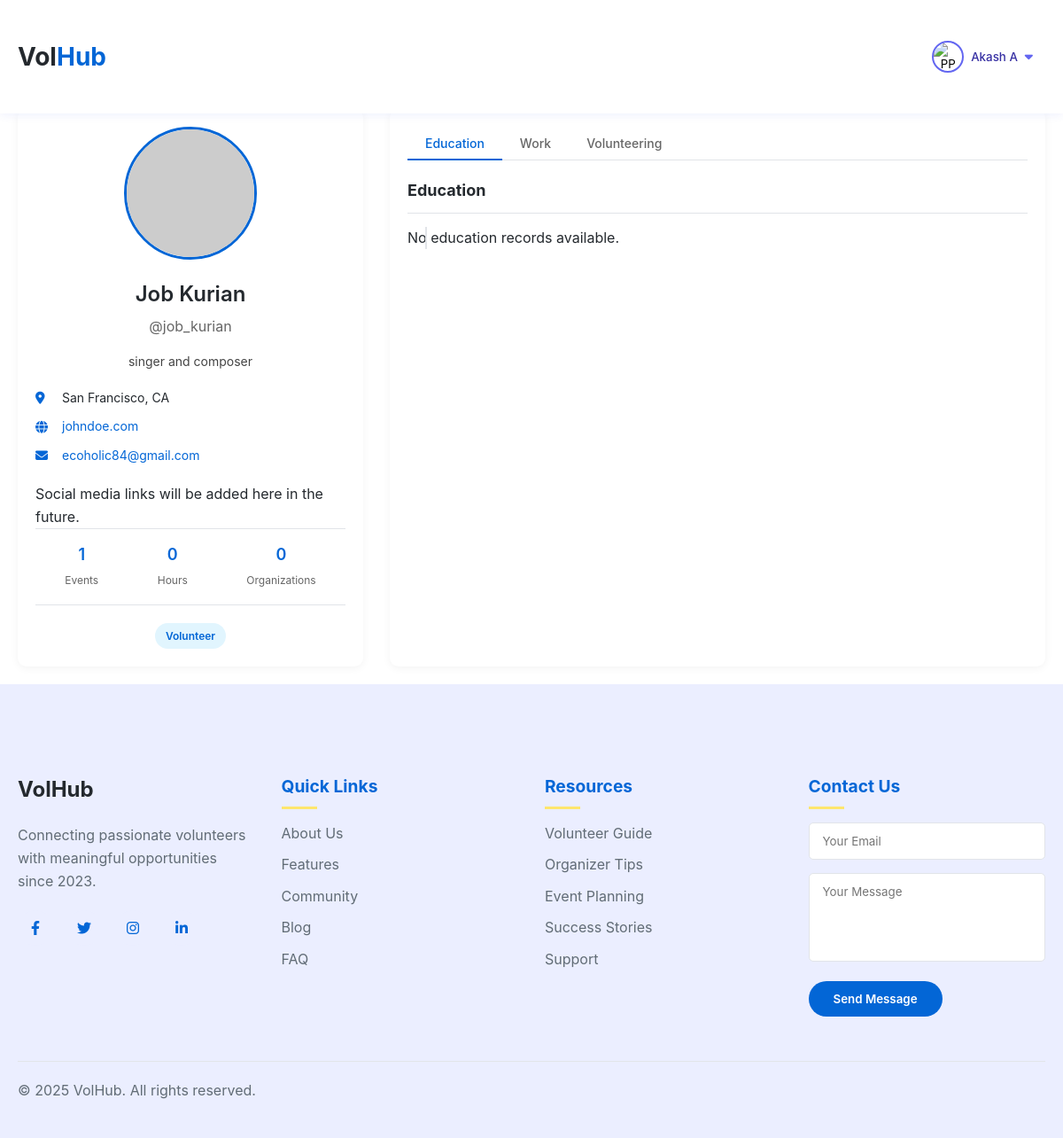
/User/profile/ (signed in), run on an earlier commit of the app's database.
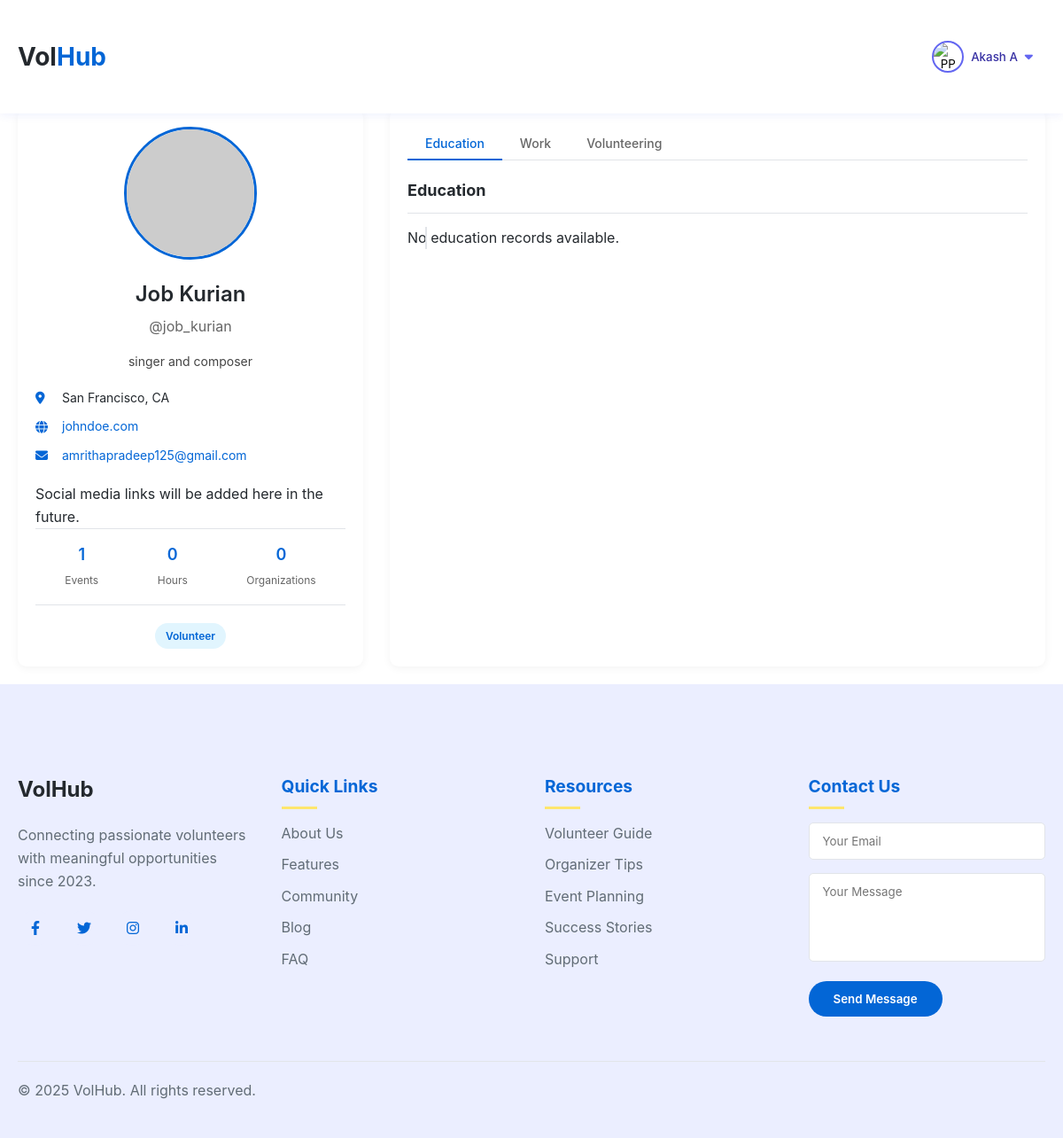
And on a later commit of the database.
### Guest/models.py (models this page shows, shortened)
class tbl_user(models.Model):
    user_email = models.EmailField(max_length=50, unique=True)
    user_name = models.CharField(max_length=50, null=True, blank=True)
    user_username = models.CharField(max_length=50, null=True, blank=True)
    user_contact = models.CharField(max_length=10, null=True, blank=True)
    user_address = models.CharField(max_length=100, null=True, blank=True)
    user_password = models.CharField(max_length=128, null=True, blank=True)  # Store hashed password
    user_city = models.ForeignKey(tbl_city, on_delete=models.CASCADE, null=True)
    user_photo = models.FileField(upload_to='assets/files/user/', null=True, blank=True)
    user_gender = models.CharField(max_length=100, null=True, blank=True)
    user_bio = models.TextField(null=True, blank=True)
    user_links = models.TextField(null=True, blank=True)  # Store as JSON (GitHub, LinkedIn, etc.)
    user_degree_type = models.CharField(max_length=50, null=True, blank=True)
    user_institution = models.CharField(max_length=100, null=True, blank=True)
    user_field_of_study = models.CharField(max_length=100, null=True, blank=True)
    user_graduation_month = models.IntegerField(null=True, blank=True)  # Store as month number (1-12)
    user_graduation_year = models.IntegerField(null=True, blank=True)  # Store as year (YYYY)
    user_emergency_name = models.CharField(max_length=100, null=True, blank=True)
    user_emergency_phone = models.CharField(max_length=15, null=True, blank=True)
    user_organization_name = models.CharField(max_length=100, null=True, blank=True)
    user_job_title = models.CharField(max_length=100, null=True, blank=True)
    user_industry = models.CharField(max_length=100, null=True, blank=True)
    user_location = models.CharField(max_length=100, null=True, blank=True)
    user_official_address = models.CharField(max_length=200, null=True, blank=True)
    user_official_contact_number = models.CharField(max_length=15, null=True, blank=True)
    is_basic_profile_complete = models.BooleanField(default=False)
    is_volunteer_profile_complete = models.BooleanField(default=False)
    is_organizer_profile_complete = models.BooleanField(default=False)
    user_past_volunteering = models.TextField(null=True, blank=True)
    user_type = models.CharField(max_length=10, choices=USER_TYPES, default='volunteer')
    user_visibility = models.BooleanField(default=False)  # If true, profile is public and visible to anyone

### User/views.py (the view)
# urls.py: path('profile/', views.profile, name='profile'),
def profile(request):
    if 'u_id' not in request.session:
        return redirect('Guest:login')
    user = tbl_user.objects.get(id=request.session['u_id'])
    is_volunteer = 'volunteer' in user.user_type.lower() or 'both' in user.user_type.lower()
    is_organizer = 'organizer' in user.user_type.lower() or 'both' in user.user_type.lower()
    return render(request, 'User/profile.html', {
        'user': user,
        'is_volunteer': is_volunteer,
        'is_organizer': is_organizer
    })

### User/templates/User/profile.html (shortened to what the changed rows need)
{% extends 'Guest/base.html' %}
{% block content %}
<div class="container">
    <div class="profile-container">
        <div class="profile-left">
            <div class="profile-image">
                <img src="{% if user.user_photo %}{{ user.user_photo.url }}{% else %}https://randomuser.me/api/portraits/men/32.jpg{% endif %}" alt="Profile Picture">
            </div>
            <h1 class="profile-name">{{ user.user_name|default:"John Doe" }}</h1>
            <p class="profile-username">@{{ user.user_username|default:"johndoe" }}</p>
            <p class="profile-bio">{{ user.user_bio|default:"Passionate volunteer with experience in community service. Dedicated to positive impact." }}</p>
            <div class="profile-details">
                <div class="detail-item">
                    <i class="fas fa-map-marker-alt"></i>
                    <span>{{ user.user_city.city_name|default:"San Francisco, CA" }}</span>
                </div>
                <div class="detail-item">
                </div>
                <div class="detail-item">
                    <i class="fas fa-envelope"></i>
                    <a href="mailto:{{ user.user_email }}">{{ user.user_email }}</a>
                </div>
            </div>
            <div class="social-links-placeholder">
                <p>Social media links will be added here in the future.</p>
            </div>
            <div class="profile-stats">
                <div class="stat">
                    <span class="stat-number">{{ user.volunteer_requests.count|default:0 }}</span>
                    <span class="stat-label">Events</span>
                </div>
                <div class="stat">
                </div>
                <div class="stat">
                </div>
            </div>
            <div class="role-badges">
                {% if user.user_type == 'volunteer' or user.user_type == 'both' %}
                    <span class="badge volunteer-badge">Volunteer</span>
                {% endif %}
            </div>
        </div>
    </div>
</div>
{% endblock %}

What changed in the data, as far as the page shows it:
changed tbl_user "Job Kurian": user_email "ecoholic84@gmail.com" → "amrithapradeep125@gmail.com"
